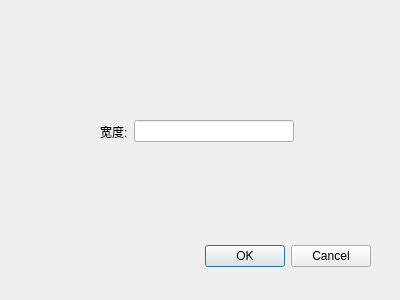
<?xml version="1.0" encoding="UTF-8"?>
<ui version="4.0">
 <class>SetWidthDialog</class>
 <widget class="QDialog" name="SetWidthDialog">
  <property name="geometry">
   <rect>
    <x>0</x>
    <y>0</y>
    <width>400</width>
    <height>300</height>
   </rect>
  </property>
  <property name="windowTitle">
   <string>Dialog</string>
  </property>
  <widget class="QDialogButtonBox" name="buttonBox">
   <property name="geometry">
    <rect>
     <x>30</x>
     <y>240</y>
     <width>341</width>
     <height>32</height>
    </rect>
   </property>
   <property name="orientation">
    <enum>Qt::Horizontal</enum>
   </property>
   <property name="standardButtons">
    <set>QDialogButtonBox::Cancel|QDialogButtonBox::Ok</set>
   </property>
  </widget>
  <widget class="QWidget" name="">
   <property name="geometry">
    <rect>
     <x>100</x>
     <y>120</y>
     <width>194</width>
     <height>23</height>
    </rect>
   </property>
   <layout class="QHBoxLayout" name="horizontalLayout">
    <item>
     <widget class="QLabel" name="widthLabel">
      <property name="text">
       <string>宽度:</string>
      </property>
     </widget>
    </item>
    <item>
     <widget class="QLineEdit" name="lineEdit"/>
    </item>
   </layout>
  </widget>
 </widget>
 <resources/>
 <connections>
  <connection>
   <sender>buttonBox</sender>
   <signal>accepted()</signal>
   <receiver>SetWidthDialog</receiver>
   <slot>accept()</slot>
   <hints>
    <hint type="sourcelabel">
     <x>248</x>
     <y>254</y>
    </hint>
    <hint type="destinationlabel">
     <x>157</x>
     <y>274</y>
    </hint>
   </hints>
  </connection>
  <connection>
   <sender>buttonBox</sender>
   <signal>rejected()</signal>
   <receiver>SetWidthDialog</receiver>
   <slot>reject()</slot>
   <hints>
    <hint type="sourcelabel">
     <x>316</x>
     <y>260</y>
    </hint>
    <hint type="destinationlabel">
     <x>286</x>
     <y>274</y>
    </hint>
   </hints>
  </connection>
 </connections>
</ui>
